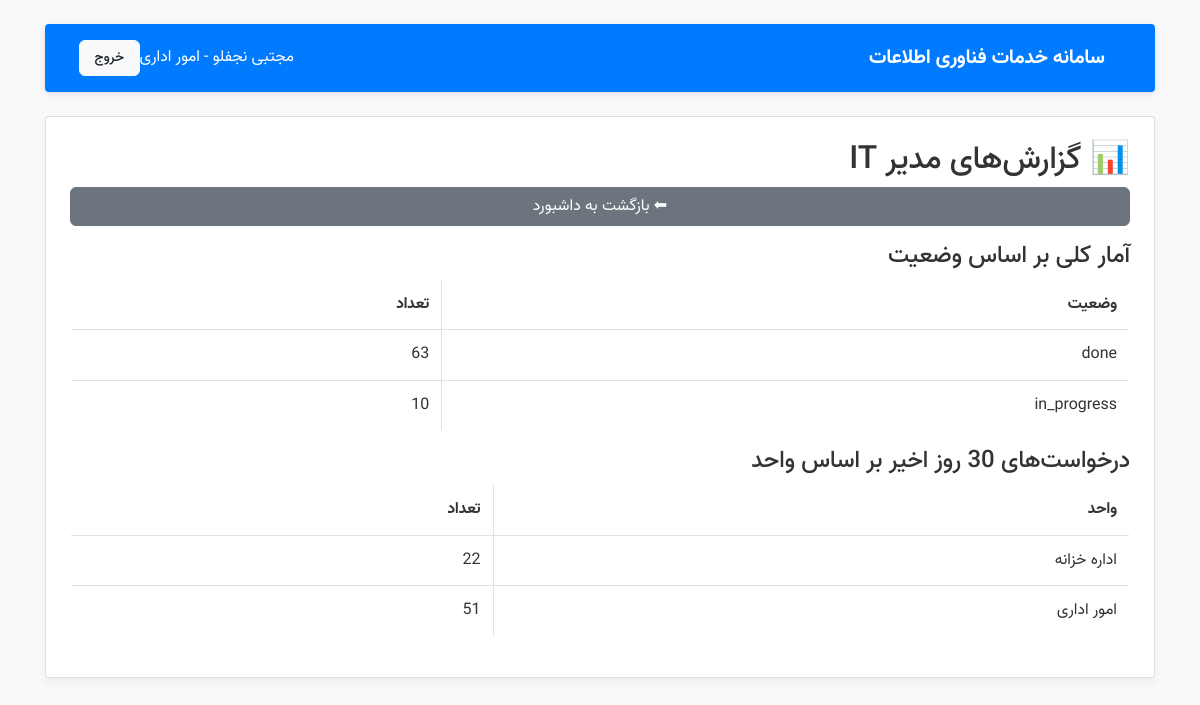
Page /tickets/manager/reports/ (signed in) on the committed database.
### tickets/models.py (models this page shows, shortened)
class User(AbstractUser):
    role = models.CharField(max_length=20, choices=ROLE_CHOICES, default='user')
    unit = models.ForeignKey(Unit, on_delete=models.SET_NULL, null=True, blank=True)
    room_number = models.CharField(max_length=20, blank=True, null=True, verbose_name="شماره اتاق")
    phone_number = models.CharField(max_length=20, blank=True, null=True, verbose_name="شماره تلفن اتاق")

class Unit(models.Model):
    name = models.CharField(max_length=100)
    description = models.TextField(blank=True)

class Ticket(models.Model):
    title = models.CharField(max_length=200)
    description = models.TextField()
    requester = models.ForeignKey(User, related_name='tickets', on_delete=models.CASCADE)
    unit = models.ForeignKey(Unit, on_delete=models.SET_NULL, null=True)
    service_type = models.ForeignKey(ServiceType, on_delete=models.SET_NULL, null=True)
    status = models.CharField(max_length=20, choices=STATUS_CHOICES, default='new')
    assigned_to = models.ForeignKey(
        User,
        related_name='assigned_tickets',
        on_delete=models.SET_NULL,
        null=True,
        blank=True
    )
    created_at = models.DateTimeField(auto_now_add=True)
    updated_at = models.DateTimeField(auto_now=True)
    notified_to_expert = models.BooleanField(default=False)
    return_status = models.CharField(
        max_length=20,
        choices=RETURN_STATUS_CHOICES,
        default='none'
    )

### tickets/views.py (the view)
# urls.py: path('manager/reports/', views.manager_reports, name='manager_reports'),
@login_required
def manager_reports(request):
    status_counts = Ticket.objects.values('status').annotate(total=Count('id'))
    last_30_days = timezone.now() - timedelta(days=30)
    recent_tickets = Ticket.objects.filter(created_at__gte=last_30_days)
    unit_counts = recent_tickets.values('unit__name').annotate(total=Count('id'))
    return render(request, 'tickets/manager_reports.html', {
        'status_counts': status_counts,
        'unit_counts': unit_counts,
    })

### tickets/templates/tickets/manager_reports.html (shortened to what this page needs)
{% extends 'tickets/base.html' %}
{% block content %}
<h2>📊 گزارش‌های مدیر IT</h2>
<a href="{% url 'manager_dashboard' %}" class="btn btn-secondary mb-3">⬅ بازگشت به داشبورد</a>
<h4>آمار کلی بر اساس وضعیت</h4>
<table class="table table-bordered">
<tr><th>وضعیت</th><th>تعداد</th></tr>
{% for s in status_counts %}
<tr>
<td>{{ s.status }}</td>
<td>{{ s.total }}</td>
</tr>
{% endfor %}
</table>
<h4>درخواست‌های 30 روز اخیر بر اساس واحد</h4>
<table class="table table-bordered">
<tr><th>واحد</th><th>تعداد</th></tr>
{% for u in unit_counts %}
<tr>
<td>{{ u.unit__name }}</td>
<td>{{ u.total }}</td>
</tr>
{% endfor %}
</table>
{% endblock %}

### tickets/templates/tickets/base.html (shortened to what this page needs)
{% load static %}
<!DOCTYPE html>
<html lang="fa" dir="rtl">
<head>
    <link href="{% static 'css/bootstrap.min.css' %}" rel="stylesheet">
    <link href="{% static 'css/vazir.css' %}" rel="stylesheet">
    <link href="{% static 'css/style.css' %}" rel="stylesheet">
</head>
<body class="container mt-4 text-right">
<nav class="navbar navbar-expand-lg navbar-dark bg-primary mb-4 rounded shadow-sm">
  <div class="container-fluid d-flex justify-content-between align-items-center">
    <span class="navbar-brand fw-bold">سامانه خدمات فناوری اطلاعات</span>
    <div class="d-flex align-items-center">
        {% if user.is_authenticated %}
            <span class="text-white fw-bold">
                {{ user.get_full_name }}
                {% if user.unit %}
                    - {{ user.unit.name }}
                {% endif %}
            </span>
        {% endif %}
        <a class="btn btn-light btn-sm me-3" href="{% url 'logout' %}?next=/">خروج</a>
    </div>
  </div>
</nav>
<div class="card p-4 shadow-sm bg-white rounded">
    {% block content %}{% endblock %}
</div>
</body>
</html>

### tickets/static/css/vazir.css (style rules this page uses)
body { font-family: 'Vazir', sans-serif; }

### tickets/static/css/style.css (style rules this page uses)
body { background-color: #f8f9fa; font-family: 'Vazir', sans-serif; color: #333; line-height: 1.6; }
.navbar { border-radius: 8px; padding: .8rem 1.2rem; box-shadow: 0 2px 6px rgba(0,0,0,0.1); }
.navbar-brand { font-weight: 700; }
.navbar .btn { border-radius: 6px; font-weight: 500; }
.card { border-radius: 10px; box-shadow: 0 4px 8px rgba(0,0,0,0.05); margin-bottom: 20px; }
.btn { border-radius: 6px; padding: .4rem .9rem; transition: all 0.2s ease-in-out; }
.table { border-radius: 6px; overflow: hidden; background-color: white; }

### rows in the picture
User: get_full_name "مجتبی نجفلو", unit.name "امور اداری"
Ticket: status "done", total "63"

### other values in the picture
{{ s.status }} "in_progress"
{{ s.total }} "10"
{{ u.unit__name }} "اداره خزانه" "امور اداری"
{{ u.total }} "22" "51"
